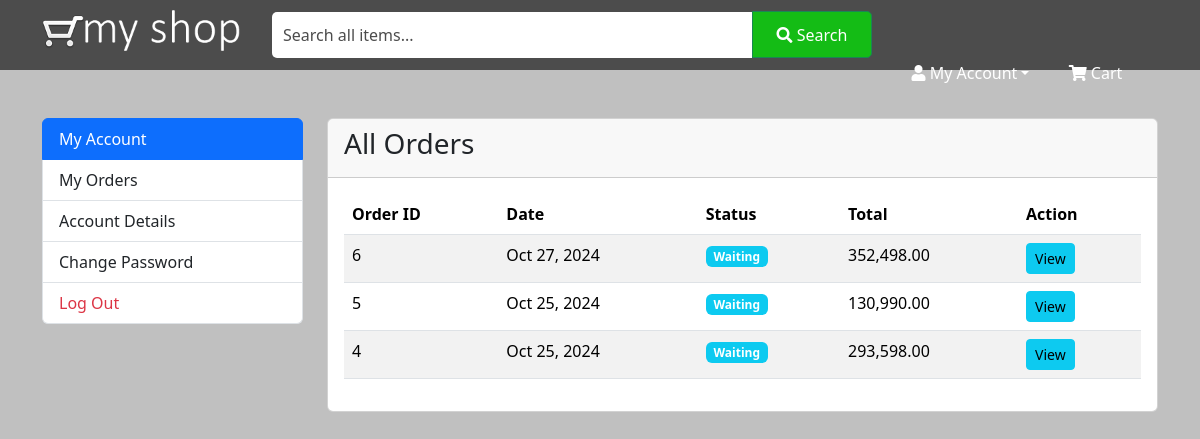
Screenshot of /account/orders.php (signed in) with the database file from the repository.
### tables this page shows
CREATE TABLE `orders` (
  `order_id` int(11) NOT NULL,
  `user_id` int(11) NOT NULL,
  `total_amount` int(11) NOT NULL,
  `order_date` timestamp NOT NULL DEFAULT current_timestamp() ON UPDATE current_timestamp(),
  `order_address_id` int(11) NOT NULL,
  `payment_method` varchar(100) NOT NULL,
  `order_status` varchar(50) DEFAULT NULL,
  `created_at` varchar(30) NOT NULL,
  `updated_at` timestamp NOT NULL DEFAULT current_timestamp()
);

### class/Db.php (called while the page is built, shortened)
<?php
class Db
{
    private $host = 'localhost';
    private $username = 'root';
    private $password = '';
    private $database = 'myweb_ecom';
    public function __construct()
    {
        try {
            $dsn = "mysql:host={$this->host}; dbname={$this->database};";
            $option = array(PDO::ATTR_PERSISTENT);
            $this->db = new PDO($dsn, $this->username, $this->password, $option);
        } catch (PDOException $e) {
            echo "Connection Error: " . $e->getMessage();
            exit;
        }
    }
}

### class/Crud.php (called while the page is built, shortened)
<?php
require_once('Db.php');
class Crud extends Db
{
    public function custom_get($table_name, $where = '', $fetch_type = "fetchAll")
    {
        $sql = "SELECT * FROM $table_name ";
        if (!empty($where)) {
            $sql .= $where;
        }
        $stmt = $this->db->prepare($sql);
        $stmt->execute();
        if ($fetch_type == "fetchAll") {
            $result = $stmt->fetchAll(PDO::FETCH_ASSOC);
        }
        if ($fetch_type == "fetch") {
            $result = $stmt->fetch(PDO::FETCH_ASSOC);
        }
        return $result;
    }
}

### account/orders.php (the view, shortened to what this page needs)
<?php
include '../includes/header.php';
include '../includes/navbar.php';
$obj = new Crud();
$user_id = $_SESSION['id'];
$orderDetails = $obj->custom_get('orders', " WHERE user_id = '$user_id' ORDER BY order_id DESC", 'fetchAll');
?>
<div class="container mt-5">
    <div class="row">
        <?php require_once 'sidebar.php'; ?>
        <div class="col-md-9">
            <div class="card">
                <div class="card-header">
                    <h3>All Orders</h3>
                </div>
                <div class="card-body">
                    <div class="table-responsive">
                        <table class="table table-striped">
                            <thead>
                                <tr>
                                    <th>Order ID</th>
                                    <th>Date</th>
                                    <th>Status</th>
                                    <th>Total</th>
                                    <th>Action</th>
                                </tr>
                            </thead>
                            <tbody>
                                <?php foreach($orderDetails as $order): ?>
                                <tr>
                                    <td><?= $order['order_id']; ?></td>
                                    <td><?= date('M d, Y', strtotime($order['order_date'])); ?></td>
                                    <td>
                                        <?php
                                        $order_status = $order['order_status'];
                                        switch ($order_status) {
                                            case 'waiting':
                                                echo '<span class="badge bg-info">Waiting</span>';
                                                break;
                                        }
                                        ?>
                                    </td>
                                    <td><?= number_format($order['total_amount'], 2); ?></td>
                                    <td>
                                        <a href="<?= $base_url; ?>account/order_details.php?order_id=<?= htmlspecialchars($order['order_id']); ?>" class="btn btn-sm btn-info">View</a>
                                    </td>
                                </tr>
                                <?php endforeach; ?>
                            </tbody>
                        </table>
                    </div>
                </div>
            </div>
        </div>
    </div>
</div>
<?php
include '../includes/footer.php';
?>

### css/style.css (style rules this page uses)
* { margin: 0; padding: 0; }
body { background: silver; }

### rows the page displays
orders: order_id "6", order_date "Oct 27, 2024", order_status "Waiting", total_amount "352,498.00"
orders: order_id "5", order_date "Oct 25, 2024", order_status "Waiting", total_amount "130,990.00"
orders: order_id "4", order_date "Oct 25, 2024", order_status "Waiting", total_amount "293,598.00"
